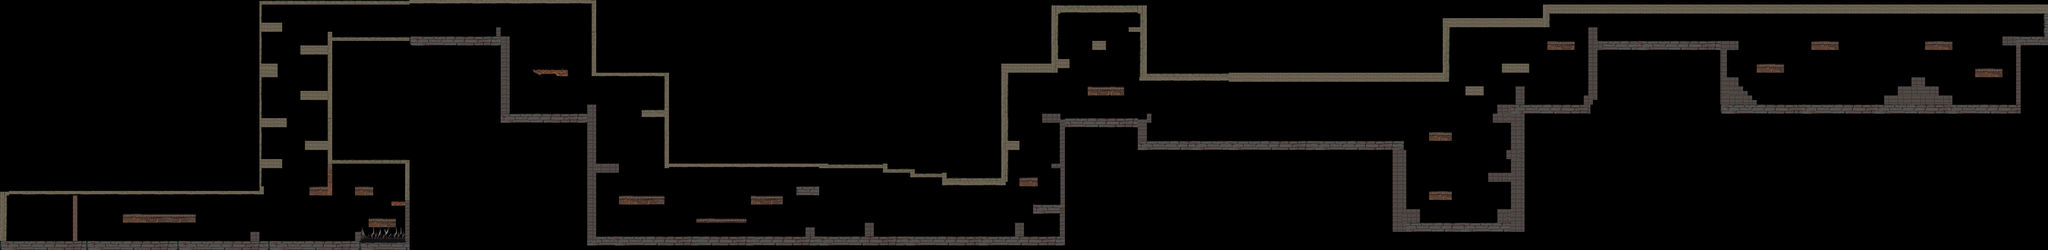

This is a level from a 2D game, rendered from its Tiled map with the project's own tilesets. A one-line summary and the map file follow, with tile-layer data summarised:
An orthogonal 450x55 tile map with 32x32 px tiles, 7 tile layers (Délimitation, Ouverture Porte, Plateformes, Plateforme_tween, ...), 2 tilesets and 14 objects.

<map version="1.4" tiledversion="1.4.3" orientation="orthogonal" renderorder="right-down" width="450" height="55" tilewidth="32" tileheight="32" infinite="0" nextlayerid="12" nextobjectid="42">
 <editorsettings>
  <export target="../SceneUn.json" format="json" />
 </editorsettings>
 <tileset firstgid="1" name="TilesSet_Plateforme3" tilewidth="32" tileheight="32" tilecount="8393" columns="77">
  <image source="TilesSet_Plateforme3.png" trans="ff00ff" width="2480" height="3508" />
 </tileset>
 <tileset firstgid="8394" name="TilesSet_Plateforme4" tilewidth="32" tileheight="32" tilecount="8393" columns="77">
  <image source="TilesSet_Plateforme4.png" width="2480" height="3508" />
 </tileset>
 <layer id="1" name="Délimitation" width="450" height="55">
  <data>[24750 cells, 2436 non-empty, 130 distinct tile ids]</data>
 </layer>
 <layer id="3" name="Ouverture Porte" width="450" height="55">
  <data>[24750 cells, 7 non-empty, 7 distinct tile ids]</data>
 </layer>
 <layer id="4" name="Plateformes" width="450" height="55">
  <data>[24750 cells, 341 non-empty, 62 distinct tile ids]</data>
 </layer>
 <layer id="9" name="Plateforme_tween" width="450" height="55">
  <data>[24750 cells, 70 non-empty, 20 distinct tile ids]</data>
 </layer>
 <layer id="5" name="Mur de Fin" width="450" height="55">
  <data>[24750 cells, 0 non-empty, 0 distinct tile ids]</data>
 </layer>
 <objectgroup id="6" name="loup">
  <object id="2" x="1888.67" y="1569" width="96.1667" height="94.8333" />
  <object id="5" x="2336" y="160" width="96" height="96" />
  <object id="20" x="3616" y="672" width="96" height="96" />
  <object id="21" x="6176" y="1536" width="96" height="96" />
  <object id="22" x="10752" y="608" width="96" height="96" />
 </objectgroup>
 <objectgroup id="10" name="vamp">
  <object id="24" x="1472" y="1408" width="64" height="64">
   <ellipse />
  </object>
  <object id="25" x="4736" y="1248" width="64" height="64">
   <ellipse />
  </object>
  <object id="29" x="8160" y="640" width="64" height="64">
   <ellipse />
  </object>
  <object id="30" x="10272" y="256" width="64" height="64">
   <ellipse />
  </object>
  <object id="32" x="3064" y="3176">
   <ellipse />
  </object>
 </objectgroup>
 <objectgroup id="11" name="rat">
  <object id="35" x="10048" y="1536">
   <point />
  </object>
  <object id="39" x="4256" y="1600">
   <point />
  </object>
  <object id="40" x="1280" y="1632">
   <point />
  </object>
  <object id="41" x="14315.2" y="-633.333">
   <point />
  </object>
 </objectgroup>
 <layer id="2" name="Safe Zone" width="450" height="55">
  <data>[24750 cells, 10 non-empty, 1 distinct tile ids]</data>
 </layer>
 <layer id="8" name="Piques" width="450" height="55">
  <data>[24750 cells, 40 non-empty, 28 distinct tile ids]</data>
 </layer>
</map>
